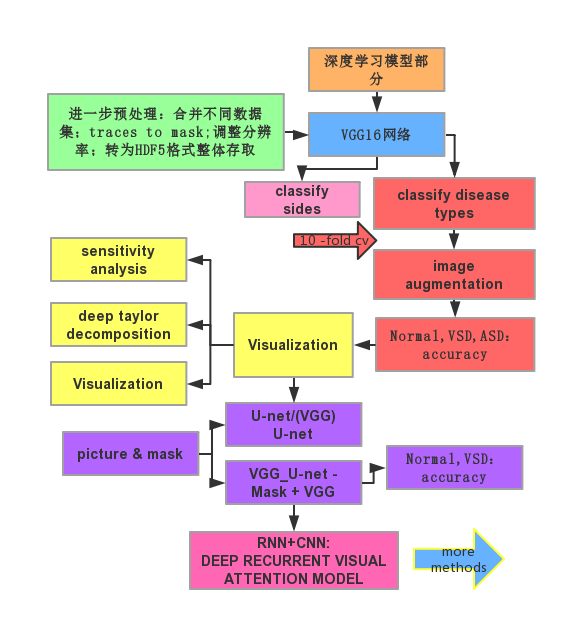
//> input picture images/DLmodel.png, 567 x 621 px
$ ./detect_edges ../images/DLmodel.png out.png   (built with g++ and OpenCV 4)
//> lines starting //> are read from the running program, lines starting //| are printed output that depends on the picture; after the words box and inside, x2 and y2 are one past the last pixel; in counts of white or black regions, pixels touching at a corner belong together
#include <stdio.h>
#include <sys/types.h>
#include <dirent.h>
#include <opencv2/imgproc/imgproc.hpp>
#include <opencv2/highgui/highgui.hpp>
#include <opencv2/opencv.hpp>
#include <stdlib.h>

using namespace cv;

int main(int argc, char** argv)
{
    if(argc != 3){
        fprintf(stderr, "Usage: %s input_file output_file\n", argv[0]);
        exit(1);
    }
    String input_file(argv[1]);
    String output_file(argv[2]);

    Mat src, src_gray;
    Mat grad;

    int scale = 1;
    int delta = 0;
    int ddepth = CV_16S;
    int kernel_size = 3;

    /// Load an image
    src = imread(input_file);
//> src is the input picture: 621 rows x 567 cols, CV_8UC3; mean B, G, R 214.9, 217.3, 231.5

    if (!src.data)
    {
        return -2;
    }

    GaussianBlur(src, src, Size(3, 3), 0, 0, BORDER_DEFAULT);
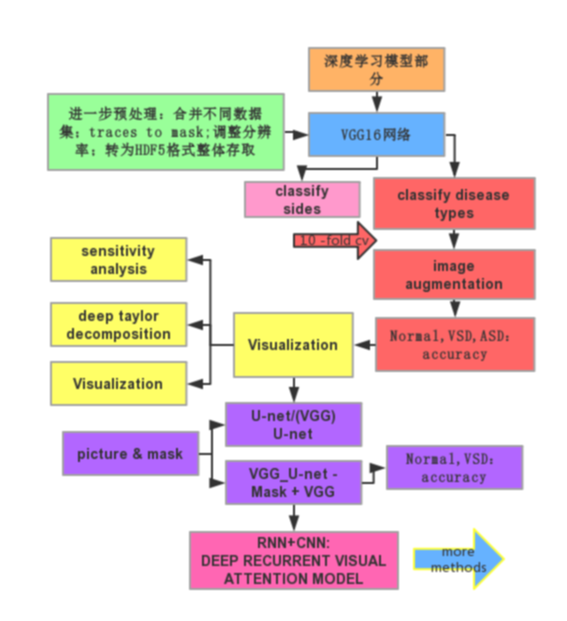
//> src: 621 rows x 567 cols, CV_8UC3; 17.97% of pixels changed, all inside (x1, y1, x2, y2) = (46, 46, 537, 591)
    cvtColor(src, src_gray, CV_RGB2GRAY);
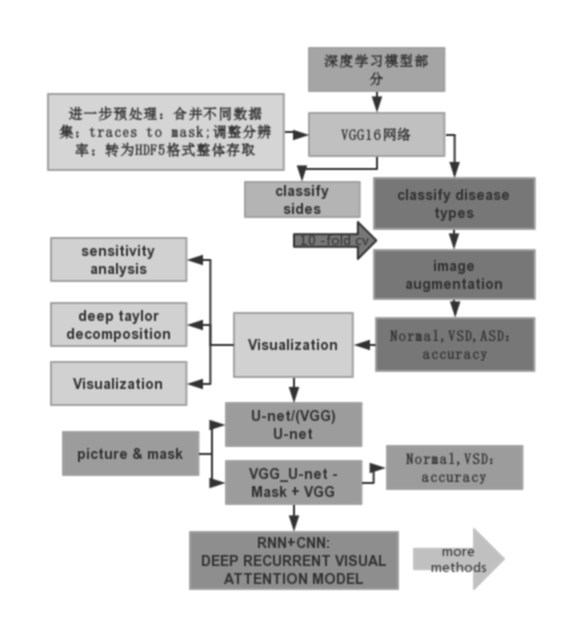
//> src_gray: 621 rows x 567 cols, CV_8UC1; min 50, max 255, mean 218.2


    /////////////////////////// Sobel ////////////////////////////////////
    /// Generate grad_x and grad_y
    Mat grad_x, grad_y;
    Mat abs_grad_x, abs_grad_y;
    /// Gradient X
    //Scharr( src_gray, grad_x, ddepth, 1, 0, scale, delta, BORDER_DEFAULT );
    //Calculates the first, second, third, or mixed image derivatives using an extended Sobel operator.
    Sobel(src_gray, grad_x, ddepth, 1, 0, 3, scale, delta, BORDER_DEFAULT);
    convertScaleAbs(grad_x, abs_grad_x);
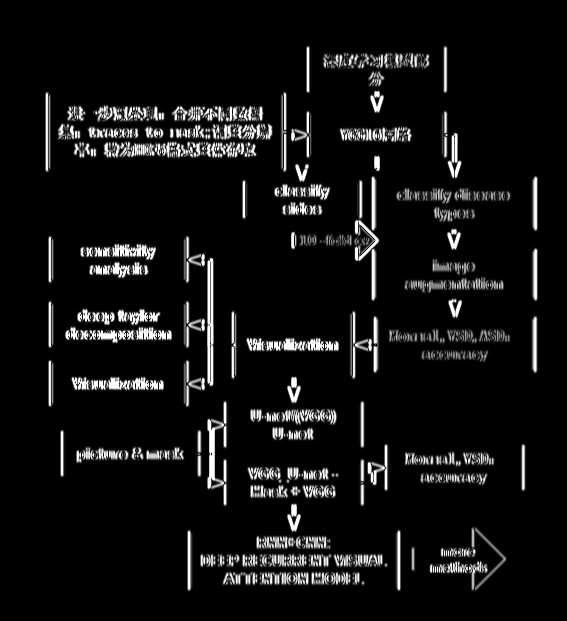
//> abs_grad_x: 621 rows x 567 cols, CV_8UC1; min 0, max 255, mean 17.8
    /// Gradient Y
    //Scharr( src_gray, grad_y, ddepth, 0, 1, scale, delta, BORDER_DEFAULT );
    Sobel(src_gray, grad_y, ddepth, 0, 1, 3, scale, delta, BORDER_DEFAULT);
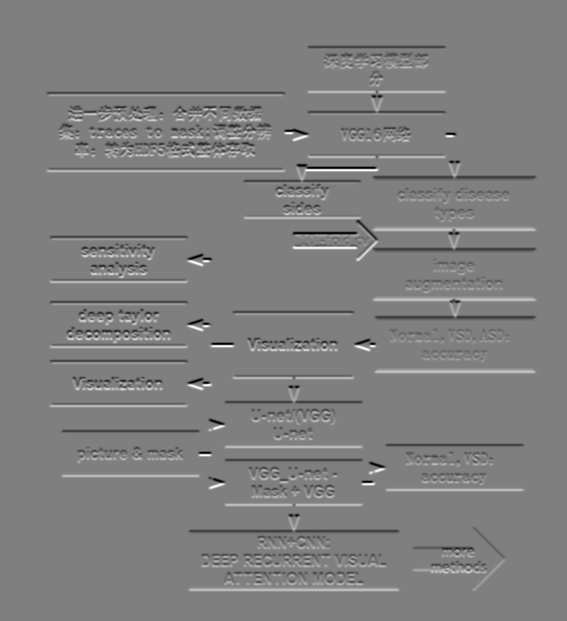
//> grad_y: 621 rows x 567 cols, CV_16SC1; min -616, max 616, mean 0; drawn with min black and max white
    convertScaleAbs(grad_y, abs_grad_y);
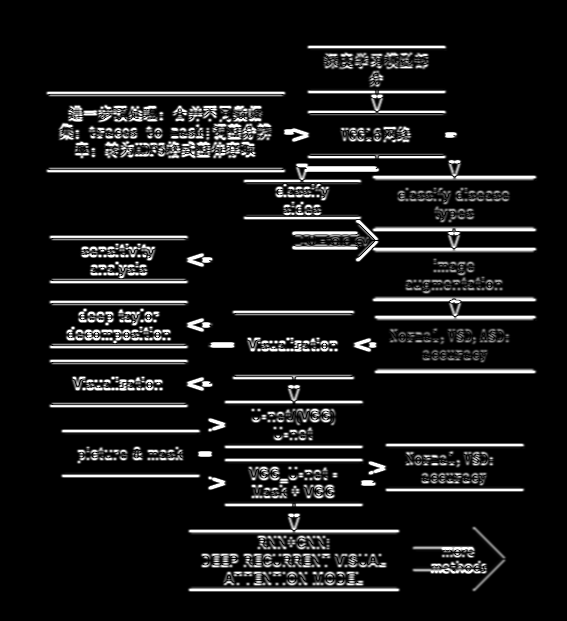
//> abs_grad_y: 621 rows x 567 cols, CV_8UC1; min 0, max 255, mean 23.4
    /// Total Gradient (approximate)
    addWeighted(abs_grad_x, 0.5, abs_grad_y, 0.5, 0, grad);
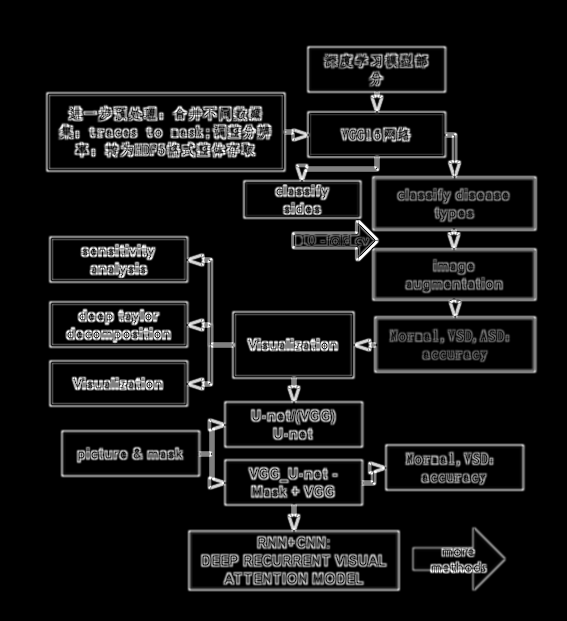
//> grad: 621 rows x 567 cols, CV_8UC1; min 0, max 255, mean 20.7

    //global 2
    int th = 27;
    Mat global;
    threshold(grad, global, th, 255, CV_THRESH_BINARY_INV);
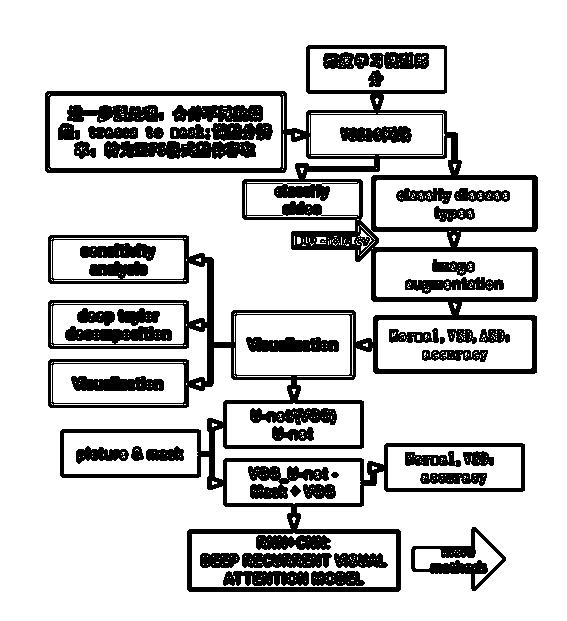
//> global: 621 rows x 567 cols, CV_8UC1; 80.4% white; 47 black regions, largest, box (x1, y1, x2, y2) and area: (45, 45, 538, 592) 37388, (104, 141, 256, 159) 2210, (411, 527, 506, 591) 1684

    imwrite(output_file, global);

	return 0;
}

$ run again, on images/augment0.png
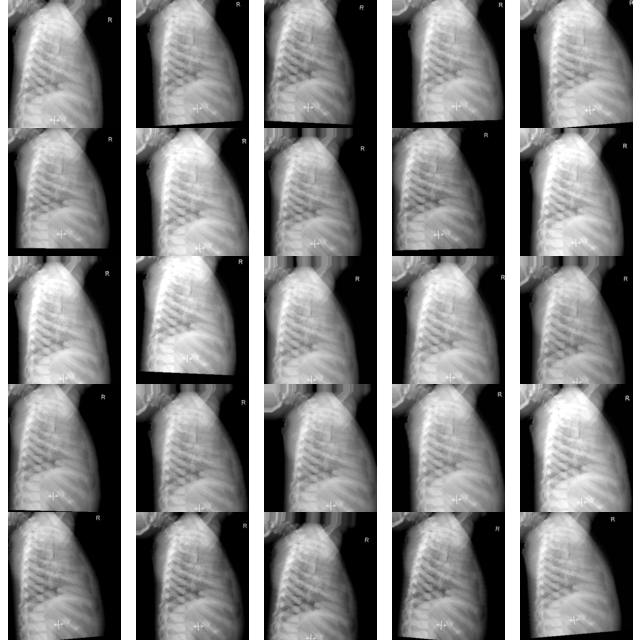
//> input picture images/augment0.png, 640 x 640 px
//> src is the input picture: 640 rows x 640 cols, CV_8UC3; min 0, max 255, mean 127.9
//> `addWeighted(abs_grad_x, 0.5, abs_grad_y, 0.5, 0, grad);`:
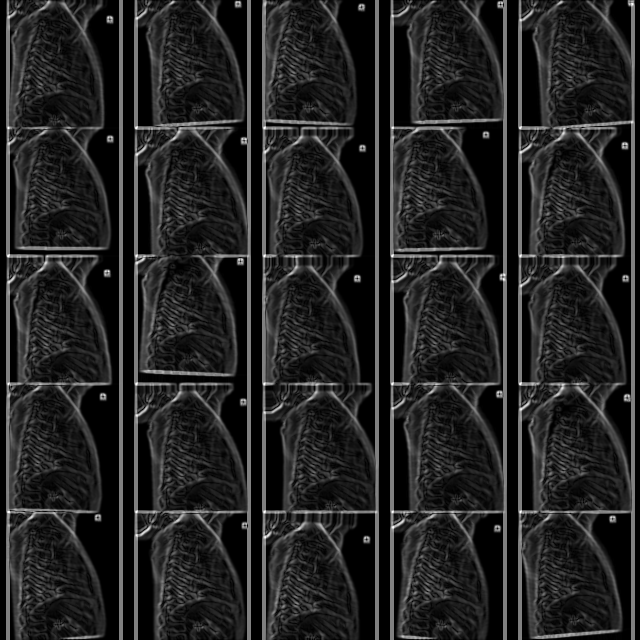
//> grad: 640 rows x 640 cols, CV_8UC1; min 0, max 255, mean 35.3
//> `threshold(grad, global, th, 255, CV_THRESH_BINARY_INV);`:
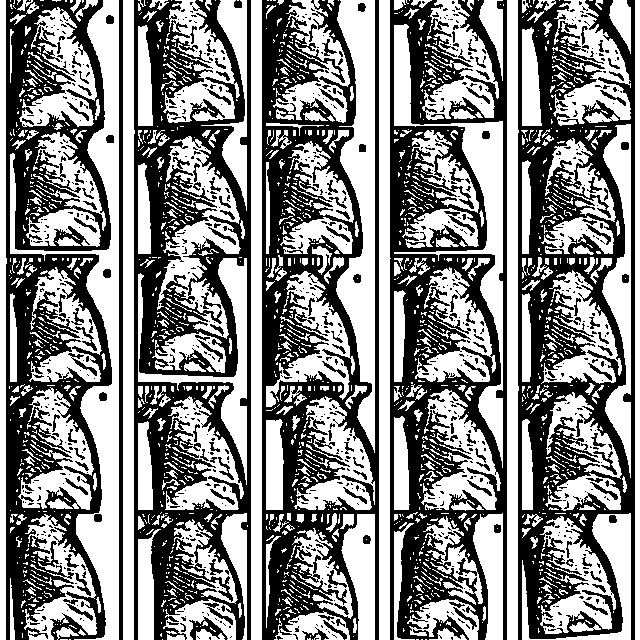
//> global: 640 rows x 640 cols, CV_8UC1; 53.4% white; 867 black regions (707 under 20 px), largest, box (x1, y1, x2, y2) and area: (518, 0, 635, 640) 36269, (134, 0, 251, 640) 36261, (390, 0, 507, 640) 35969

$ run again, on images/pipeline.png
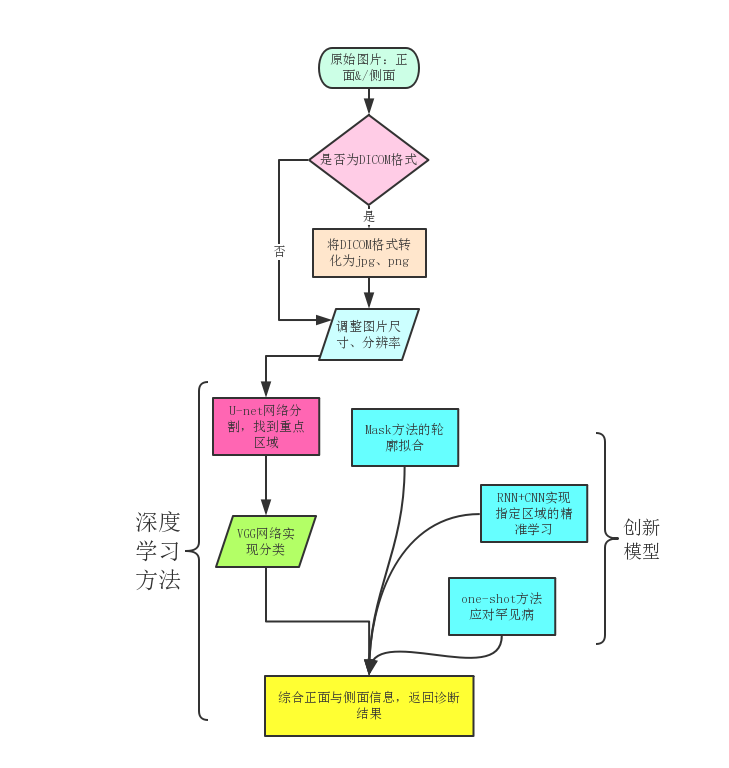
//> input picture images/pipeline.png, 729 x 768 px
//> src is the input picture: 768 rows x 729 cols, CV_8UC3; mean B, G, R 242.8, 247.4, 244
//> src: 768 rows x 729 cols, CV_8UC3; 7.54% of pixels changed, all inside (x1, y1, x2, y2) = (135, 46, 661, 738)
//> `addWeighted(abs_grad_x, 0.5, abs_grad_y, 0.5, 0, grad);`:
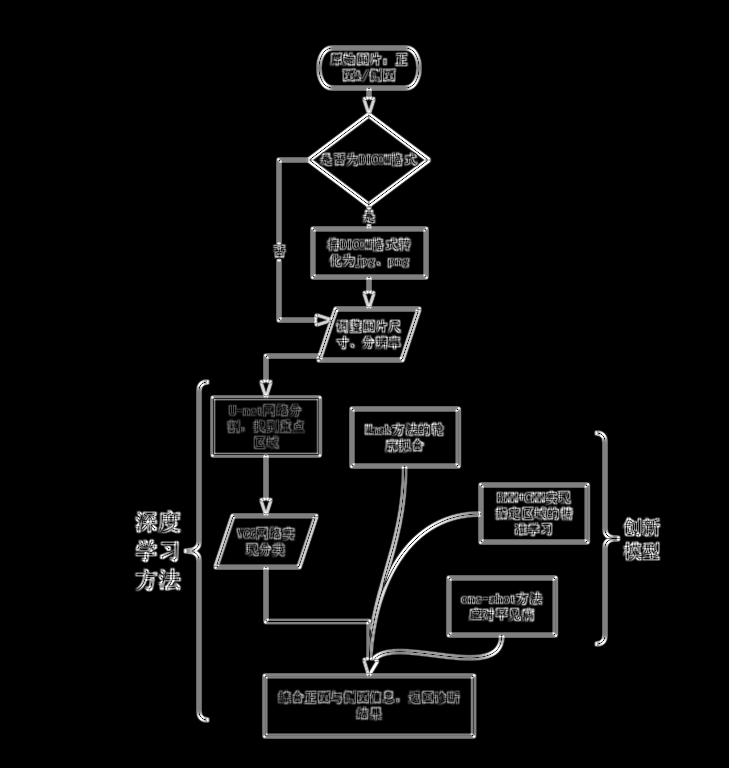
//> grad: 768 rows x 729 cols, CV_8UC1; min 0, max 255, mean 10.8
//> `threshold(grad, global, th, 255, CV_THRESH_BINARY_INV);`:
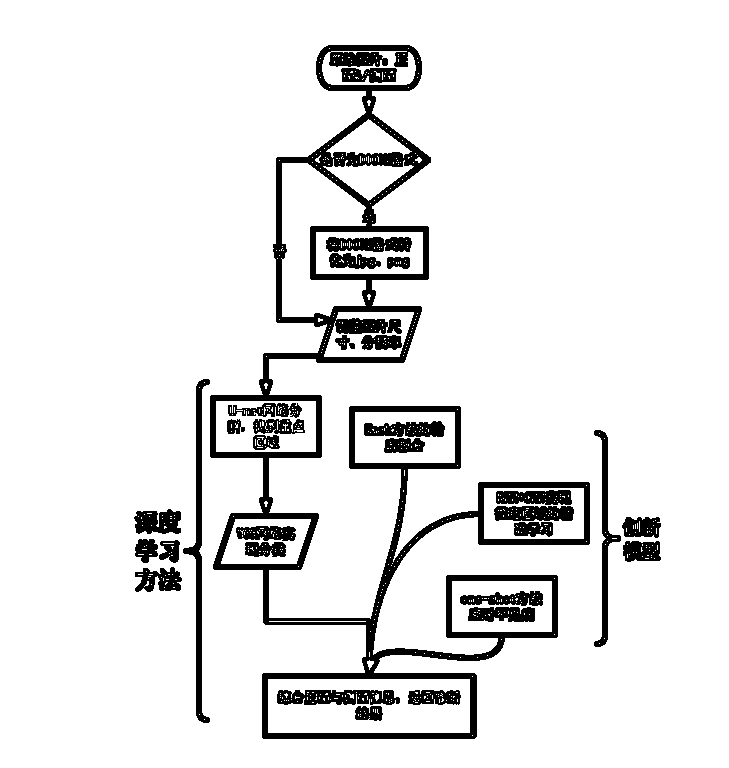
//> global: 768 rows x 729 cols, CV_8UC1; 90.8% white; 31 black regions, largest, box (x1, y1, x2, y2) and area: (210, 45, 590, 739) 30094, (183, 379, 210, 723) 2212, (594, 430, 621, 647) 1442
